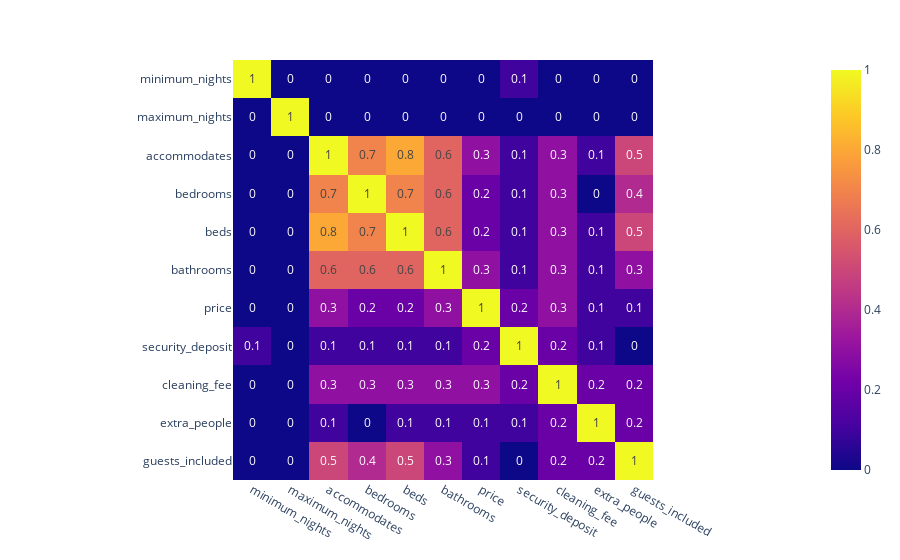

Notebook code cell kept with this figure:
### Code cell
import plotly.express as px
corr_df = merged_df[numeric_columns].corr().round(1)
fig = px.imshow(
    corr_df,
    text_auto = True
)
fig.show()

### Figure 1 — Plotly figure (JSON) as saved in the notebook; plotly's stock layout.template omitted (floating-point values rounded to 4 significant figures)
{"data": [{"coloraxis": "coloraxis", "hovertemplate": "x: %{x}<br>y: %{y}<br>color: %{z}<extra></extra>", "name": "0", "texttemplate": "%{z}", "type": "heatmap", "x": ["minimum_nights", "maximum_nights", "accommodates", "bedrooms", "beds", "bathrooms", "price", "security_deposit", "cleaning_fee", "extra_people", "guests_included"], "xaxis": "x", "y": ["minimum_nights", "maximum_nights", "accommodates", "bedrooms", "beds", "bathrooms", "price", "security_deposit", "cleaning_fee", "extra_people", "guests_included"], "yaxis": "y", "z": [[1, 0, 0, 0, 0, 0, 0, 0.1, 0, 0, 0], [0, 1, 0, 0, 0, 0, 0, 0, 0, 0, 0], [0, 0, 1, 0.7, 0.8, 0.6, 0.3, 0.1, 0.3, 0.1, 0.5], [0, 0, 0.7, 1, 0.7, 0.6, 0.2, 0.1, 0.3, 0, 0.4], [0, 0, 0.8, 0.7, 1, 0.6, 0.2, 0.1, 0.3, 0.1, 0.5], [0, 0, 0.6, 0.6, 0.6, 1, 0.3, 0.1, 0.3, 0.1, 0.3], [0, 0, 0.3, 0.2, 0.2, 0.3, 1, 0.2, 0.3, 0.1, 0.1], [0.1, 0, 0.1, 0.1, 0.1, 0.1, 0.2, 1, 0.2, 0.1, 0], [0, 0, 0.3, 0.3, 0.3, 0.3, 0.3, 0.2, 1, 0.2, 0.2], [0, 0, 0.1, 0, 0.1, 0.1, 0.1, 0.1, 0.2, 1, 0.2], [0, 0, 0.5, 0.4, 0.5, 0.3, 0.1, 0, 0.2, 0.2, 1]]}], "layout": {"coloraxis": {"colorscale": [[0, "#0d0887"], [0.1111, "#46039f"], [0.2222, "#7201a8"], [0.3333, "#9c179e"], [0.4444, "#bd3786"], [0.5556, "#d8576b"], [0.6667, "#ed7953"], [0.7778, "#fb9f3a"], [0.8889, "#fdca26"], [1, "#f0f921"]]}, "margin": {"t": 60}, "xaxis": {"anchor": "y", "constrain": "domain", "domain": [0, 1], "scaleanchor": "y"}, "yaxis": {"anchor": "x", "autorange": "reversed", "constrain": "domain", "domain": [0, 1]}}}
